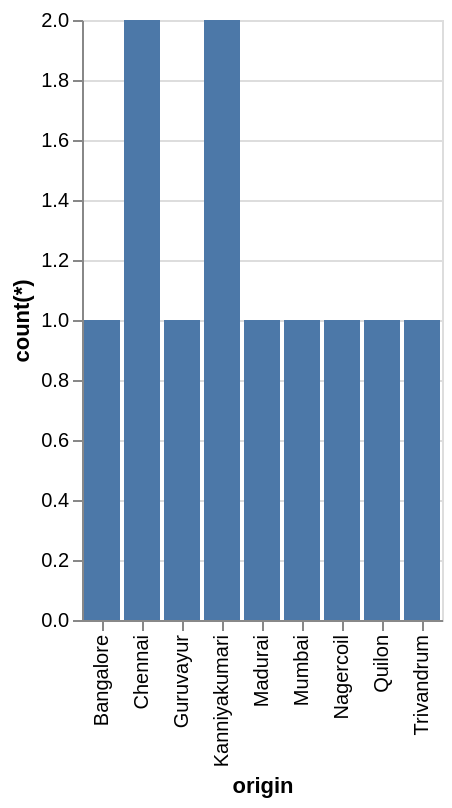

The specification (Vega-Lite) saved for this image:
### Vega-Lite specification from a JSON file in a GitHub repository (floating-point values rounded to 4 significant figures)
{"data": {"values": [{"x_data": "Bangalore", "y_data": 1}, {"x_data": "Chennai", "y_data": 2}, {"x_data": "Guruvayur", "y_data": 1}, {"x_data": "Kanniyakumari", "y_data": 2}, {"x_data": "Madurai", "y_data": 1}, {"x_data": "Mumbai", "y_data": 1}, {"x_data": "Nagercoil", "y_data": 1}, {"x_data": "Quilon", "y_data": 1}, {"x_data": "Trivandrum", "y_data": 1}]}, "mark": "bar", "encoding": {"x": {"field": "x_data", "type": "nominal", "title": "origin", "sort": "ascending"}, "y": {"field": "y_data", "type": "quantitative", "title": "count(*)"}}}
